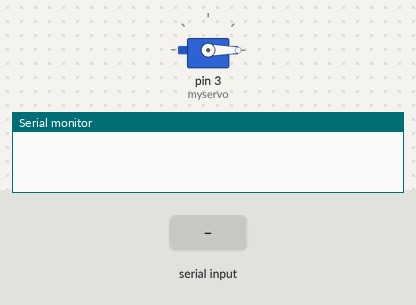
Bench run of a sketch on a simulated Arduino Uno, built with avr-gcc and run on an emulated ATmega328P. On the bench: servo, the last lines printed to the serial monitor. The inputs (shaded band) are chosen by the test bench.

Above: at 1.2 s.
1.3 s: byte 30 received over Serial
At 2.1 s:
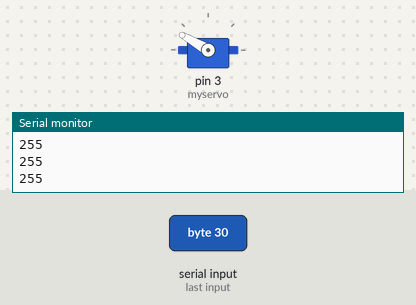
Timing chart, 0 to 4.3 s (numbered marks = the images above; inputs shaded):
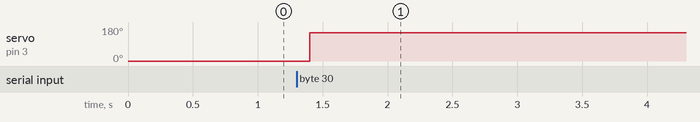

The sketch:

servo_B_arduino.ino
```cpp
#include <Servo.h>
Servo myservo;  // create servo object to control a servo
                // a maximum of eight servo objects can be created
int pos = 0;    // variable to store the servo position
byte incomingByte;
void setup()
{
  myservo.attach(3);  // attaches the servo on pin 9 to the servo object
  Serial.begin(9600);
  //Initial setup ---- setting up the angle to zero.
  myservo.write(0);

}
//I have verified whether the angle is properly transmitted or not.---------------?

//Hand shake communication --------------------------------------------------------?


void loop()
{

  if(Serial.available()){
    incomingByte = Serial.read();
    int old_pos = int(incomingByte);
    incomingByte = Serial.read();
    int pos = int(incomingByte);
    incomingByte = Serial.read();
    int vel = int(incomingByte) - 100;
    //Serial.print("received");
    Serial.println(incomingByte, DEC);
    Serial.println(incomingByte, DEC);
    int new_position = old_pos+vel;
    if(new_position<15){
      new_position=15;
    }
    else if(new_position>150){
      new_position=150;
    }
    myservo.write(new_position);
    delay(75);
    Serial.println(incomingByte, DEC);
    /*
    if(old_pos>pos)
    {
      for(int i=old_pos;i>=pos;i--)
      {
        myservo.write(i);
        delay(75);
      }
    }
    else
    {
      for(int i=old_pos;i<=pos;i++)
      {
        myservo.write(i);
        delay(75);
      }
    }*/
  }
  delay(100);
}
```

Measured:
- after the input at 1.3 s, servo on pin 3 (myservo): 0° → 150° after 0.10 s
